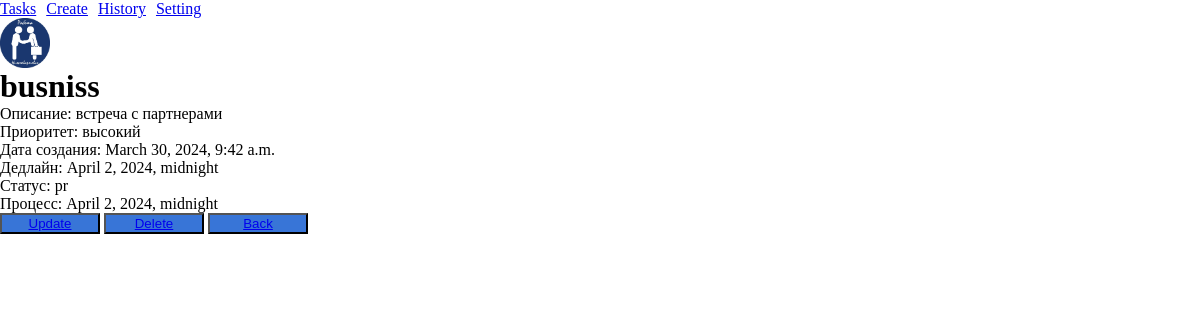
The page /detail/busniss-none/ on the database its author committed.
### task/models.py (models this page shows, shortened)
class Task(models.Model):
    title = models.CharField(max_length=255)
    description = models.TextField()
    priority = models.CharField(max_length=10, choices=[('v', 'высокий'), ('s', 'средний'), ('n', "низкий")])
    created_at = models.DateTimeField(auto_now_add=True)
    deadline = models.DateTimeField(null=True, blank=True)
    status = models.CharField(max_length=10, choices=[('в процессе', 'pr' ), ('com', 'закончен')], default='в процессе')
    completed_at = models.DateTimeField(null=True, blank=True)
    image = models.ImageField(upload_to='images/', null=True, blank=True)
    slug = models.SlugField(max_length=20, null=True, blank=True, unique=True)

### task/views.py (the view)
# urls.py: path('detail/<slug:task_slug>/', TaskDetailView.as_view(), name='task_detail'),
class TaskDetailView(DetailView):
    model = Task
    template_name = 'task_detail.html'
    context_object_name = 'task'
    slug_url_kwarg = 'task_slug'

### task/templates/task_detail.html
{% extends 'base.html' %}
{% block content %}
    <div><img style="height: 50px; width: 50px" src="{{ task.image.url }}"></div>
    <h1> {{ task.title }}</h1>
    <p>Описание: {{ task.description }}</p>
    <p>Приоритет: {{ task.get_priority_display }}</p>
    <p>Дата создания: {{ task.created_at }}</p>
    <p>Дедлайн: {{ task.deadline}}</p>
    <p>Статус: {{ task.status }}</p>
    <p>Процесс: {{ task.completed_at }}</p>
    <button><a href="{% url 'task_update' task.id %}"> Update </a></button>
    <button><a href="{% url 'task_delete' task.slug %}">  Delete </a></button>
    <button><a href="{% url 'list_task' %}"> Back </a></button>
{% endblock %}

### task/static/css/styles.css (style rules this page uses)
* { margin: 0px; }
img { width: 100%; height: 100%; }
div { display: flex; flex-direction: column; }
button { width: 100px; height: auto; background-color: #3875d7; }

### rows shown on the page
Task: image (picture), title "busniss", description "встреча с партнерами", priority "высокий", created_at "March 30, 2024, 9:42 a.m.", deadline "April 2, 2024, midnight", status "pr", completed_at "April 2, 2024, midnight"
